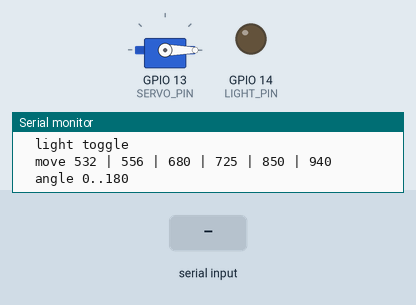
Recording of a sketch running on a simulated ESP32. Shown: servo, output pins drawn as LEDs (lit = HIGH), the last lines printed to the serial monitor. Inputs (shaded band) come from the test bench.

Above: at 1.7 s.
1.8 s: "light on\n" received over Serial
At 2.5 s:
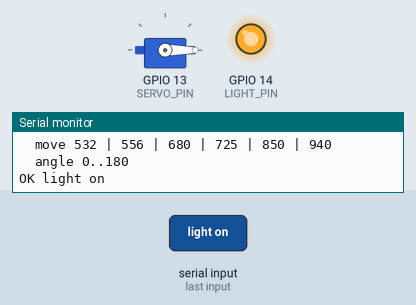
3.3 s: "angle 90\n" received over Serial
At 3.6 s:
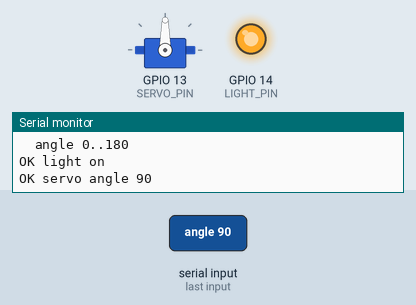
4.8 s: "light off\n" received over Serial
At 6.0 s:
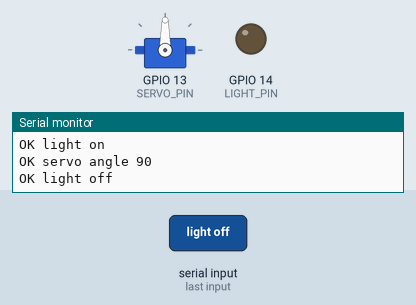
6.3 s: "light toggle\n" received over Serial
At 7.1 s:
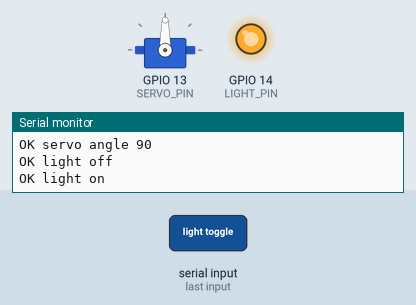
7.8 s: "angle ,45\n" received over Serial
At 8.2 s:
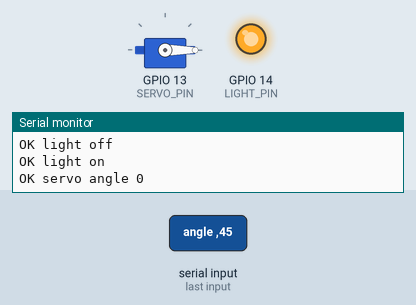
Timing chart, 0 to 10.3 s (numbered marks = the images above; inputs shaded):
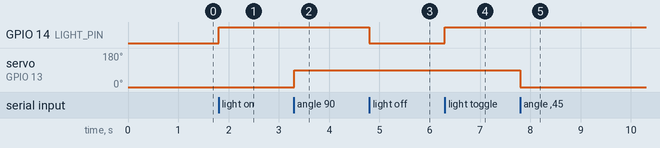

The sketch:

SpectraLeafSerialTest.ino
```cpp
/*
  SpectraLeaf serial hardware test

  Use this first to test:
  - servo/filter movement on GPIO13
  - light transistor control on GPIO14

  Open Serial Monitor at 115200 baud and send commands:

    help
    status
    light on
    light off
    light toggle
    move 532
    move 556
    move 680
    move 725
    move 850
    move 940
    angle 90

  Wiring:
    Servo signal -> GPIO13
    Light transistor base/gate control -> GPIO14
    Common GND between ESP32, servo supply and light supply

  Do not power the servo from the ESP32 3.3V pin.
*/

#include <Arduino.h>
#include <ESP32Servo.h>

static const int SERVO_PIN = 13;
static const int LIGHT_PIN = 14;
static const bool LIGHT_ACTIVE_HIGH = true;

static const int SERVO_MIN_US = 500;
static const int SERVO_MAX_US = 2500;

struct BandPosition {
  int wavelength;
  int angle;
};

BandPosition BANDS[] = {
  {532, 0},
  {556, 30},
  {680, 60},
  {725, 90},
  {850, 120},
  {940, 150},
};
static const int BAND_COUNT = sizeof(BANDS) / sizeof(BANDS[0]);

Servo filterServo;
String inputLine = "";
int currentAngle = 0;
int currentBand = 532;
bool lightOn = false;

void setLight(bool enabled) {
  lightOn = enabled;
  bool outputHigh = LIGHT_ACTIVE_HIGH ? enabled : !enabled;
  digitalWrite(LIGHT_PIN, outputHigh ? HIGH : LOW);
}

void moveServoToAngle(int angle) {
  currentAngle = constrain(angle, 0, 180);
  filterServo.write(currentAngle);
  Serial.print("OK servo angle ");
  Serial.println(currentAngle);
}

bool moveToBand(int wavelength) {
  for (int i = 0; i < BAND_COUNT; i++) {
    if (BANDS[i].wavelength == wavelength) {
      currentBand = wavelength;
      moveServoToAngle(BANDS[i].angle);
      Serial.print("OK band ");
      Serial.print(wavelength);
      Serial.print(" angle ");
      Serial.println(BANDS[i].angle);
      return true;
    }
  }
  Serial.print("ERR unknown band ");
  Serial.println(wavelength);
  return false;
}

void printHelp() {
  Serial.println();
  Serial.println("SpectraLeaf serial test commands:");
  Serial.println("  help");
  Serial.println("  status");
  Serial.println("  light on");
  Serial.println("  light off");
  Serial.println("  light toggle");
  Serial.println("  move 532 | 556 | 680 | 725 | 850 | 940");
  Serial.println("  angle 0..180");
  Serial.println();
}

void printStatus() {
  Serial.println("STATUS");
  Serial.print("  servo_pin: ");
  Serial.println(SERVO_PIN);
  Serial.print("  light_pin: ");
  Serial.println(LIGHT_PIN);
  Serial.print("  current_band: ");
  Serial.println(currentBand);
  Serial.print("  current_angle: ");
  Serial.println(currentAngle);
  Serial.print("  light: ");
  Serial.println(lightOn ? "on" : "off");
}

String lowerTrimmed(String text) {
  text.trim();
  text.toLowerCase();
  return text;
}

void handleCommand(String command) {
  command = lowerTrimmed(command);
  if (command.length() == 0) return;

  if (command == "help" || command == "?") {
    printHelp();
    return;
  }

  if (command == "status") {
    printStatus();
    return;
  }

  if (command == "light on") {
    setLight(true);
    Serial.println("OK light on");
    return;
  }

  if (command == "light off") {
    setLight(false);
    Serial.println("OK light off");
    return;
  }

  if (command == "light toggle") {
    setLight(!lightOn);
    Serial.print("OK light ");
    Serial.println(lightOn ? "on" : "off");
    return;
  }

  if (command.startsWith("move ")) {
    int wavelength = command.substring(5).toInt();
    moveToBand(wavelength);
    return;
  }

  if (command.startsWith("angle ")) {
    int angle = command.substring(6).toInt();
    moveServoToAngle(angle);
    return;
  }

  Serial.print("ERR unknown command: ");
  Serial.println(command);
  Serial.println("Send 'help' for commands.");
}

void setup() {
  Serial.begin(115200);
  delay(500);

  pinMode(LIGHT_PIN, OUTPUT);
  setLight(false);

  filterServo.setPeriodHertz(50);
  filterServo.attach(SERVO_PIN, SERVO_MIN_US, SERVO_MAX_US);
  moveServoToAngle(BANDS[0].angle);

  Serial.println();
  Serial.println("SpectraLeaf serial hardware test ready.");
  printHelp();
}

void loop() {
  while (Serial.available() > 0) {
    char ch = (char)Serial.read();
    if (ch == '\n' || ch == '\r') {
      if (inputLine.length() > 0) {
        handleCommand(inputLine);
        inputLine = "";
      }
    } else {
      inputLine += ch;
    }
  }
}
```

Measured:
- after the input at 1.8 s, GPIO 14 (LIGHT_PIN): LOW → HIGH at once
- after the input at 3.3 s, servo on GPIO 13 (SERVO_PIN): 0° → 90° at once
- after the input at 4.8 s, GPIO 14 (LIGHT_PIN): HIGH → LOW at once
- after the input at 6.3 s, GPIO 14 (LIGHT_PIN): LOW → HIGH at once
- after the input at 7.8 s, servo on GPIO 13 (SERVO_PIN): 90° → 0° at once
